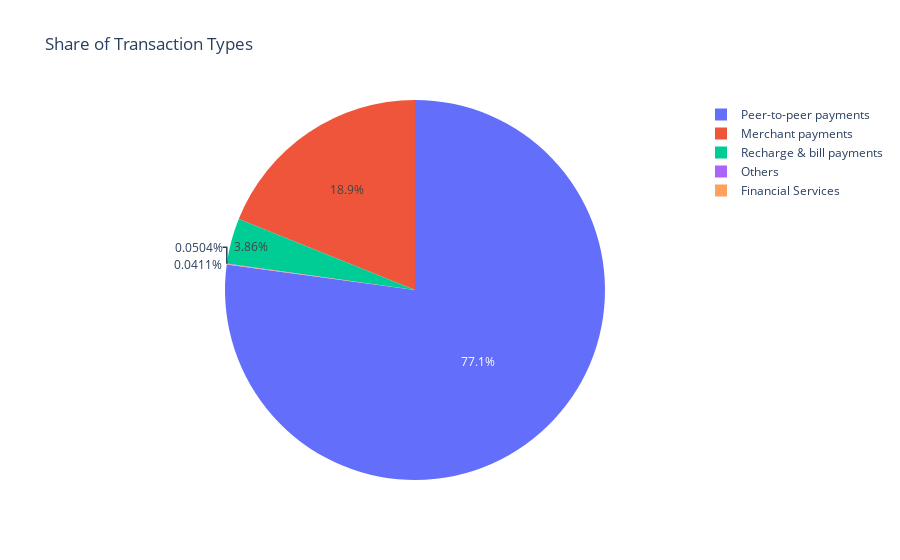

The cell this chart's notebook holds for it:
### Code cell
# Insurance amount vs. quarter for a sample state
sample_state = "Karnataka"
df = df_insurance[df_insurance['state'] == sample_state]
sns.boxplot(x="quarter", y="amount", data=df)
plt.title(f"Quarterly Insurance Amount Distribution in {sample_state}")
plt.show()

# Transaction type vs amount
df_txn_type = df_transactions.groupby("transaction_type")["transaction_amount"].sum().reset_index()
px.pie(df_txn_type, names="transaction_type", values="transaction_amount", title="Share of Transaction Types")

### Figure 1 — Plotly figure (JSON) as saved in the notebook; plotly's stock layout.template omitted (floating-point values rounded to 4 significant figures)
{"data": [{"domain": {"x": [0, 1], "y": [0, 1]}, "hovertemplate": "transaction_type=%{label}<br>transaction_amount=%{value}<extra></extra>", "labels": ["Financial Services", "Merchant payments", "Others", "Peer-to-peer payments", "Recharge & bill payments"], "legendgroup": "", "name": "", "showlegend": true, "type": "pie", "values": [284000000000.0, 130700000000000.0, 348600000000.0, 533100000000000.0, 26680000000000.0]}], "layout": {"legend": {"tracegroupgap": 0}, "title": {"text": "Share of Transaction Types"}}}
